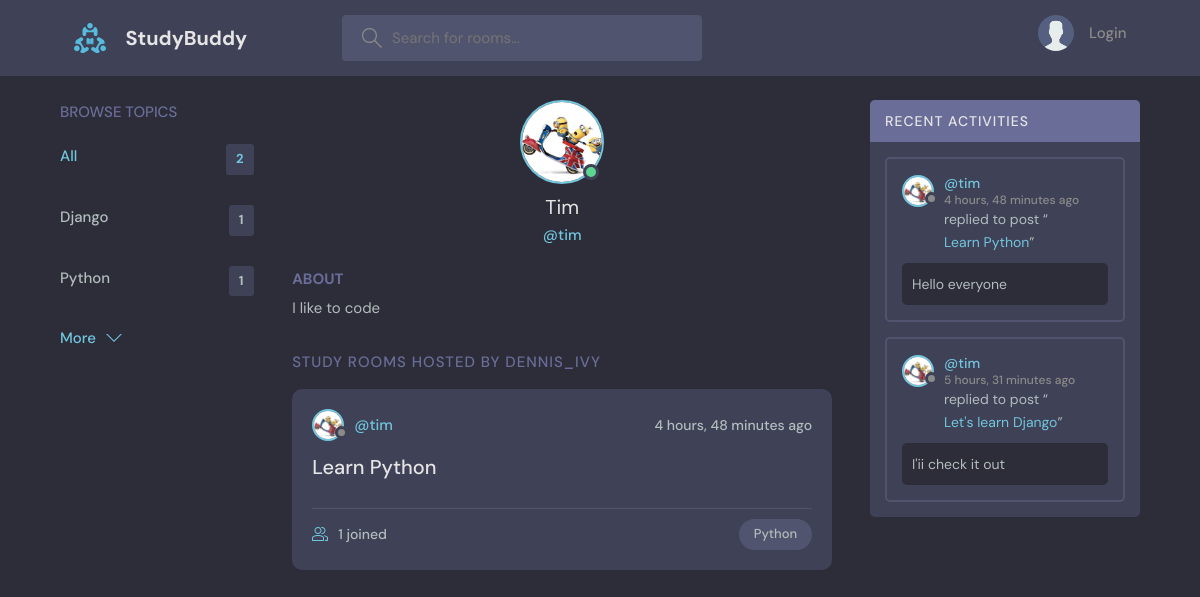
The app's page /profile/2/ with its own data.
### FirstApp/models.py (models this page shows, shortened)
class Topic(models.Model):
    name = models.CharField(max_length=200)

class User(AbstractUser):
    name = models.CharField(max_length=200, null=True)
    email = models.EmailField(unique=True)
    bio = models.TextField(null=True)
    avatar = models.ImageField(default='avatar.svg')
    USERNAME_FIELD = 'email'
    REQUIRED_FIELDS = []

class Room(models.Model):
    host =  models.ForeignKey(User, on_delete=models.SET_NULL, null=True)
    topic = models.ForeignKey(Topic, on_delete=models.SET_NULL, null=True)
    name = models.CharField(max_length=200)
    description = models.TextField(null=True, blank=True)
    participants = models.ManyToManyField(User, related_name='participants', blank=True)
    updated = models.DateTimeField(auto_now=True)
    created = models.DateTimeField(auto_now_add=True)
    class Meta:
        ordering = ['-updated', '-created']
    def __str__(self):
        return self.name

class Message(models.Model):
    user = models.ForeignKey(User, on_delete=models.CASCADE)
    room = models.ForeignKey(Room, on_delete=models.CASCADE)
    body = models.TextField()
    updated = models.DateTimeField(auto_now=True)
    created = models.DateTimeField(auto_now_add=True)
    class Meta:
        ordering = ['-updated', '-created']
    def __str__(self):
        return self.body[0:50]

### FirstApp/views.py (the view)
# urls.py: path('profile/<str:pk>/', views.userProfile, name='user-profile'),
def userProfile(request, pk):
    user = User.objects.get(id=pk)
    room_messages = user.message_set.all()
    rooms = user.room_set.all()
    topics = Topic.objects.all()
    return render(request, 'FirstApp/profile.html', context={
        'user' : user,
        'room_messages' : room_messages,
        'rooms' : rooms,
        'topics' : topics
    })

### FirstApp/templates/FirstApp/profile.html (shortened to what this page needs)
{% extends 'main.html' %}
{% block content%}
<main class="profile-page layout layout--3">
<div class="container">
    {% include 'FirstApp/topics_component.html' %}
    <div class="roomList">
    <div class="profile">
        <div class="profile__avatar">
        <div class="avatar avatar--large active">
            <img src="{{user.avatar.url}}" />
        </div>
        </div>
        <div class="profile__info">
        <h3>{{user.name}}</h3>
        <p>@{{user.username}}</p>
        </div>
        <div class="profile__about">
        <h3>About</h3>
        <p>
            {{user.bio}}
        </p>
        </div>
    </div>
    <div class="roomList__header">
        <div>
        <h2>Study Rooms Hosted by dennis_ivy</a>
        </h2>
        </div>
    </div>
    {% include 'FirstApp/feed_component.html' %}
    </div>
    {% include 'FirstApp/activity_component.html' %}
</div>
</main>
{% endblock %}

### templates/main.html (shortened to what this page needs)
<!DOCTYPE html>
{% load static %}
<html lang="en">
  <head>
    <link rel="stylesheet" href="{% static 'styles/style.css' %}" />
  </head>
  <body>
    {% include 'navbar.html' %}
    {% block content %}
    {% endblock %}
  </body>
</html>

### templates/navbar.html (shortened to what this page needs)
{% load static %}
<header class="header header--loggedIn">
    <div class="container">
      <a href="{% url 'home' %}" class="header__logo">
        <img src="{% static 'images/logo.svg' %}" />
        <h1>StudyBuddy</h1>
      </a>
      <form class="header__search" method="GET" action="{% url 'home' %}">
        <label>
          <input name="q" placeholder="Search for rooms..." />
        </label>
      </form>
      <nav class="header__menu">
        {% if request.user.is_authenticated %}
        <div class="header__user">
          <a href="{% url 'user-profile' request.user.id %}">
            <div class="avatar avatar--medium active">
              <img src="{{request.user.avatar.url}}" />
            </div>
            <p>{{request.user.username}}<span>@{{request.user.username}}</span></p>
          </a>
          <button class="dropdown-button">
            <svg version="1.1" xmlns="http://www.w3.org/2000/svg" width="32" height="32" viewBox="0 0 32 32">
              <title>chevron-down</title>
              <path d="M16 21l-13-13h-3l16 16 16-16h-3l-13 13z"></path>
            </svg>
          </button>
        </div>
        {% else %}
        <a href="{% url 'login' %}">
            <img src="{% static 'images/avatar.svg' %}" />
            <p>Login</p>
        </a>
        {% endif %}
      </nav>
    </div>
  </header>

### FirstApp/templates/FirstApp/topics_component.html (shortened to what this page needs)
<div class="topics">
        <div class="topics__header">
        <h2>Browse Topics</h2>
        </div>
        <ul class="topics__list">
            <li>
                <a href="{% url 'home' %}" class="active">All <span>{{topics.count}}</span></a>
            </li>
            {% for topic in topics %}
            <li>
                <a href="{% url 'home' %}?q={{topic.name}}">{{topic.name}}<span>{{topic.room_set.all.count}}</span></a>
            </li>
            {% endfor %}
            </ul>
        <a class="btn btn--link" href="{% url 'topics' %}">
        More
        <svg version="1.1" xmlns="http://www.w3.org/2000/svg" width="32" height="32" viewBox="0 0 32 32">
            <title>chevron-down</title>
            <path d="M16 21l-13-13h-3l16 16 16-16h-3l-13 13z"></path>
        </svg>
        </a>
    </div>

### FirstApp/templates/FirstApp/feed_component.html (shortened to what this page needs)
{% for room in rooms %}
<div class="roomListRoom">
    <div class="roomListRoom__header">
        <a href="{% url 'user-profile' room.host.id %}" class="roomListRoom__author">
        <div class="avatar avatar--small">
            <img src="{{room.host.avatar.url}}" />
        </div>
        <span>@{{room.host.username}}</span>
        </a>
        <div class="roomListRoom__actions">
        <span>{{room.created|timesince}} ago</span>
        </div>
    </div>
    <div class="roomListRoom__content">
        <a href="{% url 'room' room.id %}">{{room.name}}</a>
    </div>
    <div class="roomListRoom__meta">
        <a href="{% url 'room' room.id %}" class="roomListRoom__joined">
            {{room.participants.all.count}} joined
        </a>
        <p class="roomListRoom__topic">{{room.topic.name}}</p>
    </div>
    </div>
{% endfor %}

### FirstApp/templates/FirstApp/activity_component.html (shortened to what this page needs)
<div class="activities">
    <div class="activities__header">
    <h2>Recent Activities</h2>
    </div>
    {% for message in room_messages %}
    <div class="activities__box">
    <div class="activities__boxHeader roomListRoom__header">
        <a href="{% url 'user-profile' message.user.id %}" class="roomListRoom__author">
        <div class="avatar avatar--small">
            <img src="{{message.user.avatar.url}}" />
        </div>
        <p>
            @{{message.user.username}}
            <span>{{message.created | timesince}} ago</span>
        </p>
        </a>
    </div>
    <div class="activities__boxContent">
        <p>replied to post “<a href="{% url 'room' message.room.id %}">{{message.room}}</a>”</p>
        <div class="activities__boxRoomContent">
            {{message.body}}
        </div>
    </div>
    </div>
    {% endfor %}
</div>

### records on screen
Topic: name "Django", room_set.all.count "1"
Topic: name "Python", room_set.all.count "1"
User: avatar (picture), name "Tim", username "tim", bio "I like to code"
Room: host.avatar (picture), host.username "tim", created "4 hours, 48 minutes", name "Learn Python", participants.all.count "1", topic.name "Python"
Message: user.avatar (picture), user.username "tim", created "4 hours, 48 minutes", room "Learn Python", body "Hello everyone"
Message: user.avatar (picture), user.username "tim", created "5 hours, 31 minutes", room "Let's learn Django", body "I'ii check it out"

### other values on screen
{{ topics.count }} "2"
